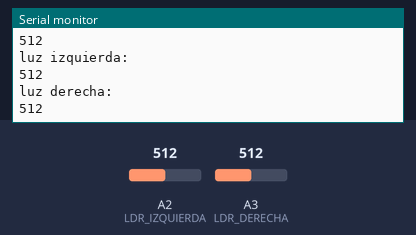
Simulated run of this sketch. Board: Arduino Uno, built with avr-gcc and run on an emulated ATmega328P. On the bench: the last lines printed to the serial monitor. The inputs (shaded band) are chosen by the test bench; at power-on: A2 (LDR_IZQUIERDA) = 512, A3 (LDR_DERECHA) = 512.

Above: at 1.3 s.
1.4 s: A2 (LDR_IZQUIERDA) set to 716
At 1.83 s:
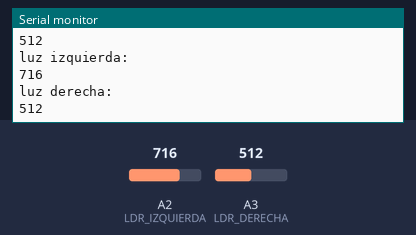
2.9 s: A3 (LDR_DERECHA) set to 306
At 3.33 s:
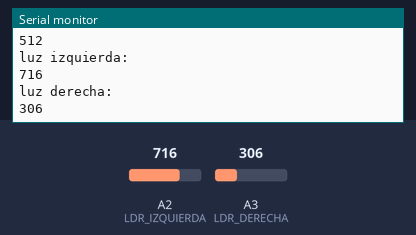
4.4 s: A2 (LDR_IZQUIERDA) set to 900
At 4.83 s:
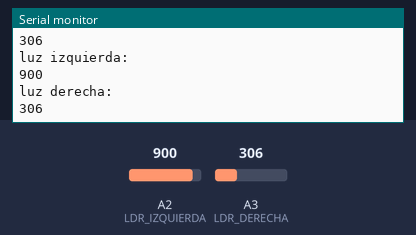
5.9 s: A3 (LDR_DERECHA) set to 122
At 6.34 s:
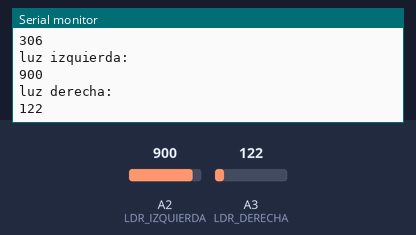
Timing chart, 0 to 8.4 s (numbered marks = the images above; inputs shaded):
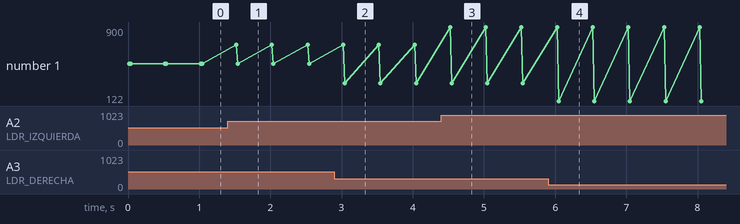

The sketch:

luz.ino
```cpp
#define LDR_IZQUIERDA A2
#define LDR_DERECHA A3

void setup() {
  Serial.begin(9600);

}

void loop() {
  int luzIzquierda = analogRead(LDR_IZQUIERDA);
  int luzDerecha = analogRead(LDR_DERECHA);

  Serial.println("luz izquierda: ");
  Serial.println(luzIzquierda);
  Serial.println("luz derecha: ");
  Serial.println(luzDerecha);

  delay(500);
}
```

Measured:
- after the input at 1.4 s, the serial monitor: prints a new line after 0.12 s (image 1)
- after the input at 2.9 s, the serial monitor: prints a new line after 0.14 s (image 2)
- after the input at 4.4 s, the serial monitor: prints a new line after 0.13 s (image 3)
- after the input at 5.9 s, the serial monitor: prints a new line after 0.15 s (image 4)
- plotted number 1: 512 → 306 after the input at 2.9 s, 306 → 122 after the input at 5.9 s
